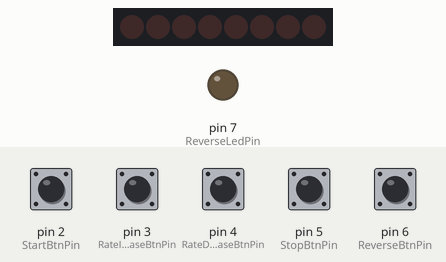
Recording of a sketch running on a simulated Arduino Uno, built with avr-gcc and run on an emulated ATmega328P. Parts: 8 shift-register outputs drawn as a row of LEDs (first output left, lit = HIGH), output pins drawn as LEDs (lit = HIGH). Wiring (inferred from the names in the program): shift register (74HC595): data pin 8; shift clock pin 10; latch pin 9. Wiring (inferred from the signals the program sends): row of LEDs: on Q0, Q1, Q2, Q3, Q4, Q5, Q6, Q7. The inputs (shaded band) are chosen by the test bench; at power-on: pin 2 (StartBtnPin), pin 3 (RateIncreaseBtnPin), pin 4 (RateDecreaseBtnPin), pin 5 (StopBtnPin), pin 6 (ReverseBtnPin) HIGH. Pins used as bus, display or sensor lines are not drawn.

Above: at 1.2 s.
1.3 s: pin 2 (StartBtnPin) pulled LOW for 0.15 s
At 1.8 s:
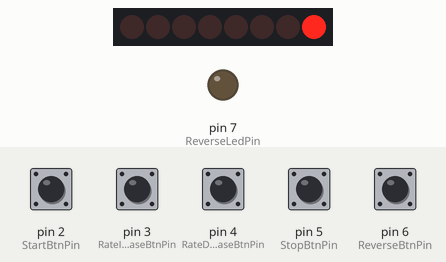
4.4 s: pin 6 (ReverseBtnPin) pulled LOW for 0.15 s
At 4.9 s:
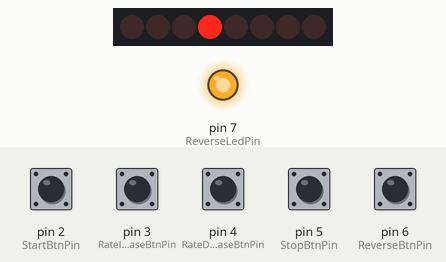
7.4 s: pin 6 (ReverseBtnPin) pulled LOW for 1 s
At 8.0 s:
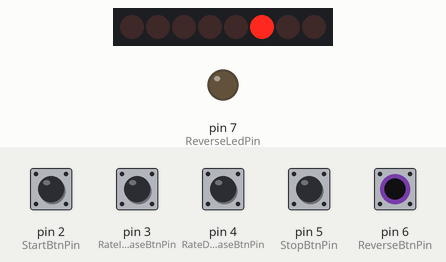
11.2 s: pin 5 (StopBtnPin) pulled LOW for 0.15 s
At 12.5 s:
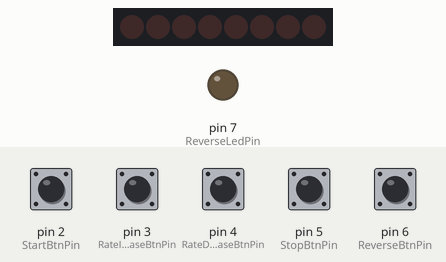
12.8 s: pin 2 (StartBtnPin) pulled LOW for 1 s
At 13.8 s:
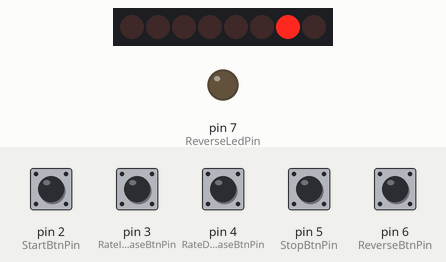
16.8 s: pin 4 (RateDecreaseBtnPin) pulled LOW for 1 s
Timing chart, 0 to 20.8 s (numbered marks = the images above; inputs shaded):
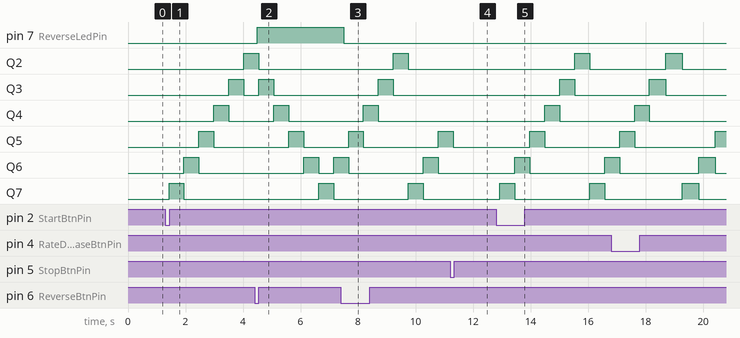

Measured:
- after the input at 1.3 s, Q2: LOW → HIGH after 2.7 s; Q3: LOW → HIGH after 2.2 s, → LOW 0.52 s later; Q4: LOW → HIGH after 1.7 s, → LOW 0.52 s later; Q5: LOW → HIGH after 1.2 s, → LOW 0.52 s later; Q6: LOW → HIGH after 0.65 s, → LOW 0.52 s later
- after the input at 4.4 s, pin 7 (ReverseLedPin): LOW → HIGH after 0.10 s
- after the input at 7.4 s, pin 7 (ReverseLedPin): HIGH → LOW after 0.10 s
- after the input at 12.8 s, Q2: LOW → HIGH after 2.7 s, → LOW 0.52 s later; Q3: LOW → HIGH after 2.2 s, → LOW 0.52 s later; Q4: LOW → HIGH after 1.7 s, → LOW 0.52 s later; Q5: LOW → HIGH after 1.2 s, → LOW 0.52 s later; Q6: LOW → HIGH after 0.66 s, → LOW 0.52 s later, → HIGH 2.6 s later

The sketch:

RunningLights.ino
```cpp
// Running Lights ver. 1.0
// Author: Vladimir Chaly
// 06.17.2024

#include <avr/io.h>
#include <avr/interrupt.h>
#include "ButtonState.h"

// Кнопки с однократным нажатием.
#define StartBtnPin 2         // Пин подключен к кнопке "Старт".
#define StopBtnPin 5          // Пин подключен к кнопке "Стоп".
#define ReverseBtnPin 6       // Пин подключен к кнопке "Реверс".
// Кнопки с срабатыванением при удержании.
#define RateIncreaseBtnPin 3  // Пин подключен к кнопке "Увеличение скорости".
#define RateDecreaseBtnPin 4  // Пин подключен к кнопке "Уменьшение скорости".

#define ReverseLedPin 7       // Пин подключен к светодиоду "Включен реверс".

// Подключаем 8-ми разрядный сдвиговый регистер 74HC595
#define dataPin 8    // Пин подключен к DS входу. Вход регистра, на который поступают последовательные данные (Data Serial).
#define latchPin 9   // Пин подключен к ST_CP входу. На этот вход подают синхроимпульс для передачи данных из внутренних ячеек, во внешние (синхронизация выходов). ST - storage, CP - clock pin.
#define clockPin 10  // Пин подключен к SH_CP входу. На этот вход подают синхроимпульс для передачи данных из DS во внутренние ячейки. SH - shift, CP - clock pin.

// Скорость переключения
int Rate = 10;     // Скорость переключения установленная по умолчанию. 10*50 = 500 ms.
int RateStep = 50; // Шаг увеличения/уменьшения скорости 50 ms.

int maxRate = 20;  // Максимальная скорость
int minRate = 1;   // Минимальная скорость

int RateInMSec = 0; // Скорость в миллисекундах

int Pos = 0; // Текущая позиция горящего светодиода

bool Start = false;           // Флаг Старт. Отключен.
bool Reverse = false;         // Флаг Реверс. Отключен.

ButtonState btnState;

byte regNum = 6; // Максимальное количество задействованных разрядов регистра.

void setup() {

  // Инициализируем кнопки.
  // Кнопки с одним нажатием.
  btnState.Add(StartBtnPin, Normal);
  btnState.Add(StopBtnPin, Normal);
  btnState.Add(ReverseBtnPin, Normal);

  // Кнопки с автоматическим срабатыванием при удержании кнопки нажатой.
  btnState.Add(RateIncreaseBtnPin, Pressed);
  btnState.Add(RateDecreaseBtnPin, Pressed);
  //
  pinMode(StartBtnPin, INPUT_PULLUP);
  pinMode(StopBtnPin, INPUT_PULLUP);
  pinMode(ReverseBtnPin, INPUT_PULLUP);
  pinMode(RateIncreaseBtnPin, INPUT_PULLUP);
  pinMode(RateDecreaseBtnPin, INPUT_PULLUP);

  pinMode(latchPin, OUTPUT);
  pinMode(clockPin, OUTPUT);
  pinMode(dataPin, OUTPUT);

  // Устанавливаем нули на выходах регистра.
  digitalWrite(latchPin, LOW);
  shiftOut(dataPin, clockPin, LSBFIRST, 0);
  digitalWrite(latchPin, HIGH);

  pinMode(ReverseLedPin, OUTPUT);
  digitalWrite(ReverseLedPin, LOW);

  // Запускаем прирывание по таймеру для опроса состояния кнопок на клавиатуре.
  // Отключаем прерывания
  cli();
  // Инициализируем регистры TCCR1A, TCCR1B
  TCCR1A = 0;
  TCCR1B = 0;
  // Устанавливанием коэффициент деления основной частоты на 1024.
  // 16 МГц / 1024 = 15 625 Гц.
  TCCR1B |= (1<<CS10);
  TCCR1B |= (1<<CS12);
  // Включаем прерывание по переполнению счетчика.
  TCCR1B |= (1<<WGM12);
  // Делим 15 625 Гц на 1116.
  OCR1A = 1116; // Такт прерывания - примерно 71 ms (14 раз в секунду).
  // Разрешаем прерывание по переполнению счетчика.
  TIMSK1 |= (1<<OCIE1A);
  // Включаем глобальное прерывание.
  sei();

}

void loop() {

    byte byteToSend = 0;
    // Двигаем бит с первого канала до последнего.
    for (int bitPos = 0; bitPos < regNum; bitPos++) {
      // Выключаем светодиоды, если флаг "Старт" устновлен в false.
      if ( Start == false ) {

          digitalWrite(latchPin, LOW); // Начинаем передачу данных
          shiftOut(dataPin, clockPin, LSBFIRST, 0); // Передаем нули.
          digitalWrite(latchPin, HIGH); // Заканчиваем передачу данных
          break;

      }

      bitWrite(byteToSend, bitPos, HIGH); // Поднимаем один бит в слове в заданной позиции.

      digitalWrite(latchPin, LOW);
      shiftOut(dataPin, clockPin, LSBFIRST, byteToSend);
      digitalWrite(latchPin, HIGH);

      RateInMSec = 1020 - Rate*RateStep; // Рассчитываем скорость переключения.
      delay(RateInMSec);
      // После задержки гасим светодиод.
      bitWrite(byteToSend, bitPos, LOW);

      digitalWrite(latchPin, LOW);
      shiftOut(dataPin, clockPin, LSBFIRST, byteToSend);
      digitalWrite(latchPin, LOW);

      Pos = bitPos;

    }

    if ( Reverse ) {

    Pos--; //
    // Начинаем с предпоследнего канала и заканчиваем вторым.
    for (int bitPos = Pos; bitPos > 0; bitPos--) {

        if ( Start == false ) {

          digitalWrite(latchPin, LOW);
          shiftOut(dataPin, clockPin, LSBFIRST, 0);
          digitalWrite(latchPin, HIGH);
          break;

        }

        bitWrite(byteToSend, bitPos, HIGH);

        digitalWrite(latchPin, LOW);
        shiftOut(dataPin, clockPin, LSBFIRST, byteToSend);
        digitalWrite(latchPin, HIGH);

        RateInMSec = 1020 - Rate*RateStep;
        delay(RateInMSec);

        bitWrite(byteToSend, bitPos, LOW);

        digitalWrite(latchPin, LOW);
        shiftOut(dataPin, clockPin, LSBFIRST, byteToSend);
        digitalWrite(latchPin, LOW);

    }

    }

}

// Прерывание по таймеру.
ISR(TIMER1_COMPA_vect) {

   bool b;
   // Проверяем нажали ли кнопка "Старт".
   b = btnState.CheckState(StartBtnPin);
   // Если нажата, то устнавливаем флаг "Cтарт" в true
   if ( b ) {
      Start = true;
   }
   // Проверяем нажали ли кнопка "Стоп".
   b = btnState.CheckState(StopBtnPin);
   // Если нажата, то устнавливаем флаг "Cтарт" в false
   if ( b ) {
      Start = false;
   }
   // Проверяем нажали ли кнопка "Реверс".
   b = btnState.CheckState(ReverseBtnPin);
   // Устанавливаем флаг "Реверс" в противоположное значение, если нажата.
   if ( b ) {
    Reverse = !Reverse;
    // Включаем/выключаем светодиод "Вкл. реверс".
    if (Reverse) {
        digitalWrite(ReverseLedPin, HIGH);
    } else {
        digitalWrite(ReverseLedPin, LOW);
    }
   }

  // Скорость регулируется, когда горят светодиоды.
  if (Start) {
    // Проверяем нажали ли кнопка "Увеличение скорости".
    b = btnState.CheckState(RateIncreaseBtnPin);
    // Увеличиваем скорость до максимальной.
    if( b && Rate < maxRate) {
      Rate++;
    }
    // Проверяем нажали ли кнопка "Уменьшение скорости".
    b = btnState.CheckState(RateDecreaseBtnPin);
    // Уменьшаем скорость до минимальной.
    if( b && Rate > minRate) {
      Rate--;
    }
  }

}
```

ButtonState.cpp
```cpp
#include "ButtonState.h"
// Получаем индекс массива по пину.
byte ButtonState::getIndex(byte Pin){

  byte index = 0;

  for ( byte i = 0; i < 10; i++){

    if ( Pin == state[i].Pin) {
       index = i;
    }

  }

  return index;

}
// Добавляем состояние для кнопки.
void ButtonState::Add(byte Pin, ButtonType buttonType){

  PressNum once = PressNum::One;
  // Кнопка с автоматическим срабатыванием после удержания в нажатом положении.
  if ( buttonType == ButtonType::Pressed ) {
     once = PressNum::Many;
  }

  state[index] = { Pin, 0, Delay::NormalDelay, PressingState::NoPress, once, HeldDown::No};

  index++;

}
// Проверяем состояние кнопки, подключенной к заданному пину.
bool ButtonState::CheckState(byte Pin){

  bool b = false;
  byte index = getIndex(Pin);
  // Получаем текущие состояние кнопки.
  State s = state[index];
  // Получаем значение на входе контроллера
  // Кнопка нажата.
  if ( !digitalRead(Pin) ) {
    // Увеличиваем счетчик нажатий кнопки.
    s.Count++;
    // Счетчик нажатий достиг значения, при котором считаем, что кнопка нажата.
    if ( s.Count == s.Ready ) {
      // Срабатывает один раз при нажатии и удержание на кнопку.
      if ( s.Once == PressNum::One ) {
        // Кнопка не была нажата.
        if ( s.OncePressing == PressingState::NoPress ) {
        // Меняем состояние кнопки на "нажата", чтобы не было повторных срабатываний
        s.OncePressing = PressingState::Pressing;
        b = true;
        }
      // Срабатывает пока удерживается кнопка с заданным интервалом.
      } else {
        // Срабатывает, если уже нажата в течение PressDelay
         if ( s.HeldDown == HeldDown::Yes ) {
          b = true;
          // Уменьшаем интервал счета. Начинаются автоматические срабатывания.
          s.Ready = Delay::AutoPress;
         } else {
          // Увеличиваем интервал счета. После запускается автоматическое срабатывание кнопки.
          s.Ready = Delay::PressDelay;
          // Меняем состояние кнопки на "удерживается в нажатом положение".
          s.HeldDown = HeldDown::Yes;
         }
      }
      // Сбрасываем счетчик нажатий.
      s.Count = 0;
      // Меняем состояние кнопки на "удерживается в нажатом положение".
      s.HeldDown = HeldDown::Yes;
    }
    // Сбрасываем счетчик подтверждения нажатия кнопки при достижении 170, чтобы не было ошибки.
    if (s.Count > 170) {
      s.Count = 0;
    }
  // Кнопка не нажата.
  } else {
    // Если кнопка была нажата.
    if ( s.OncePressing == PressingState::Pressing ) {
      // Сбрасываем счетчик подтверждения нажатия.
      s.Count = 0;
      // Сбрасываем флаг "Нажата"
      s.OncePressing = PressingState::NoPress;
      // Сбрасываем флаг "Удерживается в нажатом положение"
      s.HeldDown = HeldDown::No;
    }

    if ( s.HeldDown == HeldDown::Yes ) {
      // Кнопка была нажата 1 раз в течение от 2 до 14 тактов.
      if ( s.Count >= 2 && s.Count < 14 ) {
         b = true;
      }
      // Сбрасываем счетчик подтверждения нажатия.
      s.Count = 0;
      // Сбрасываем флаг "Удерживается в нажатом положение"
      s.HeldDown = HeldDown::No;
      // Задаём снова интервал ожидания по умолчанию.
      s.Ready = Delay::NormalDelay;
    }

  }
  // Запоминаем состояние.
  state[index] = s;

  return b;

}
```

ButtonState.h
```cpp
#include <Arduino.h>

// Типы кнопок. Normal - обычная. Pressed - с автоматическим включением.
enum ButtonType { Normal = 1, Pressed = 2};
// Состояние кнопки. NoPress - не нажата. Pressing - нажата.
enum PressingState { NoPress = 1, Pressing = 2};
// Сколько раз может быть нажата кнопка. One - один. Many - много.
enum PressNum {One, Many};
// Кнопка удерживается
enum HeldDown {Yes, No};
// Задержки для нажатых кнопок
// NormalDelay - нормальнонажатая кнопка
// PressDalay - задержка для начала автоматического нажатия
// AutoPress - задержка между нажатиями в автоматическом режиме при удержание кнопки нажатой.
enum Delay {NormalDelay = 2, PressDelay = 20, AutoPress = 6};

// Создаём структуру для хранения состояния кнопки.
struct State {
  byte Pin;                    // Номер пина, к которому подключена кнопка.
  byte Count;                  // Счетчик нажатий
  Delay Ready;                 // Срабатывает при достижении числа нажатий
  PressingState OncePressing;  // Нажатие один раз. Кнопка была нажата или нет.
  PressNum Once;               // Кнопка нажимается один раз или начинают срабатывать нажатия после удержания в нажатом положении.
  HeldDown HeldDown;           // Кнопка удерживается нажатой.
};
// Создаём класс для хранения состояний кнопок.
class ButtonState {

  private:

    byte index;
    // 10 кнопок.
    State state[10];
    bool debug;

    byte getIndex(byte Pin);

  public:

    ButtonState(){

       index = 0;
       debug = true;

    }
    // Добавляем кнопку.
    void Add(byte Pin, ButtonType buttonType);
    // Проверяем состояние кнопки.
    bool CheckState(byte Pin);

};
```
